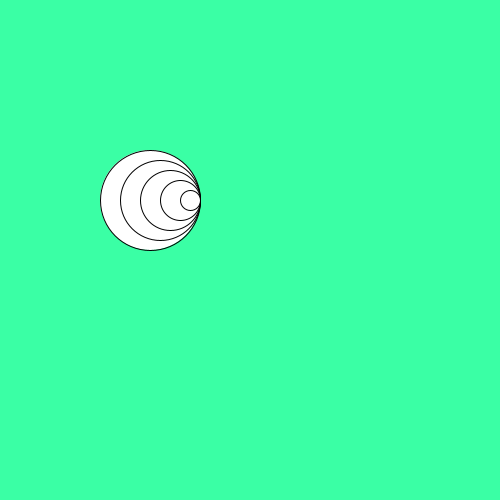
Frame 1 (no input)
Frame 60 (the mouse pressed at the canvas centre just before this capture): identical to frame 1, image omitted
Frame 120 (the mouse held since frame 60 and released just before this capture): identical to frame 1, image omitted

The Processing sketch that drew this single still picture (run headless with seeded random() and noise(); from frame 60 on, the mouse is pressed at the canvas centre):

// Processing sketch: opdr9_6
// ── opdr9_6.pde

void setup(){
size(500,500);
}

void draw(){
  background(58,255,165);
  int sizeC = 100;
  for(int i = 0; i < 5; i++){
    
    ellipse(200 - sizeC/2,200,sizeC,sizeC);
    sizeC -= 20;
  }

}
